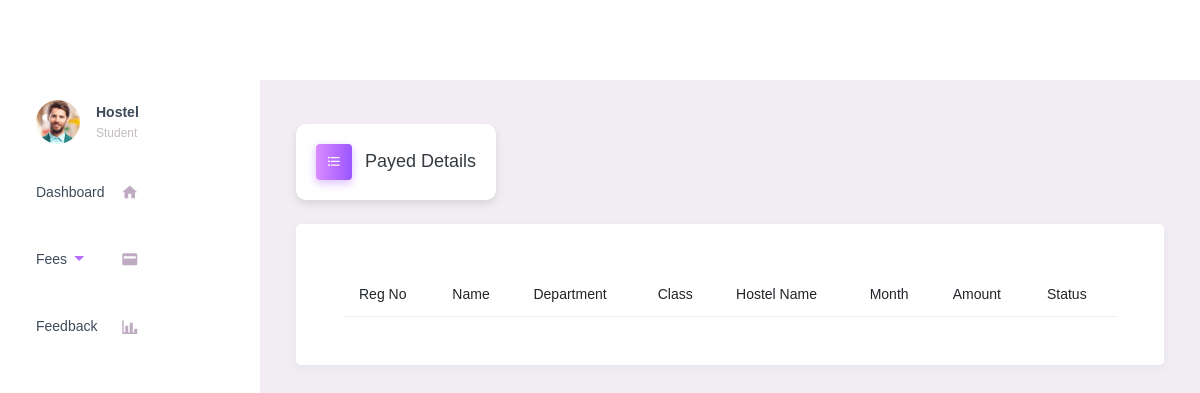
/stud/stud_feespayed.php (signed in), run on an earlier commit of the app's database.
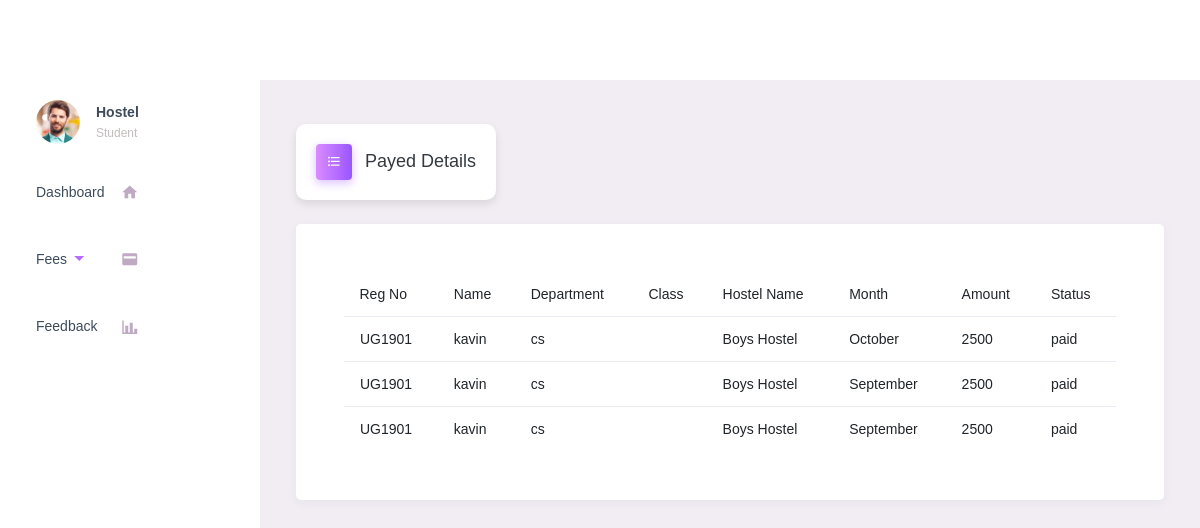
And on a later commit of the database.
### tables this page shows
CREATE TABLE `paid` (
  `id` varchar(20) NOT NULL,
  `reg` varchar(50) NOT NULL,
  `total` varchar(50) NOT NULL,
  `date` varchar(50) NOT NULL,
  `month` varchar(50) NOT NULL
);

CREATE TABLE `stud` (
  `id` int(11) NOT NULL,
  `stud_id` varchar(20) DEFAULT NULL,
  `name` varchar(50) NOT NULL,
  `reg` varchar(50) NOT NULL,
  `gender` varchar(50) NOT NULL,
  `age` varchar(50) NOT NULL,
  `email` varchar(50) NOT NULL,
  `phone` varchar(50) NOT NULL,
  `dept` varchar(50) NOT NULL,
  `hname` varchar(50) NOT NULL,
  `room` varchar(50) NOT NULL
);

### stud/stud_feespayed.php (the view, shortened to what this page needs)
<?php
include("../dbconnect.php");
extract($_POST);
?>
<!DOCTYPE html>
<html lang="en">
<head>
    <link rel="stylesheet" href="../admin/include/materialdesignicons.min.css">
    <link rel="stylesheet" href="../admin/include/vendor.bundle.base.css">
    <link rel="stylesheet" href="https://cdn.jsdelivr.net/npm/@mdi/font/css/materialdesignicons.min.css">
    <link rel="stylesheet" href="../dist/css/style.min.css">
    <link rel="stylesheet" href="./include/style.css">
    <link rel="stylesheet" href="../admin/include/style.css">
</head>
<body class="">
    <div class="container-scroller">
        <div class="container-fluid page-body-wrapper pt-0 proBanner-padding-top">
            <div class="navcantainer d-fixed">
                <?php include './stud_sidebar.php' ?>
            </div>
            <div class="main-panel">
                <div class="content-wrapper">
                    <div class="page-header">
                        <h3 class="page-title">
                            <span class="page-title-icon bg-gradient-primary text-white mr-2">
                                <i class="mdi mdi-format-list-bulleted menu-icon"></i>
                            </span> Payed Details
                        </h3>
                    </div>
                    <div class="grid-margin card p-5 stretch-card">
                    <table class="table table-responsive-xl">
                        <thead>
                            <tr>
                                <th>Reg No</th>
                                <th>Name</th>
                                <th>Department</th>
                                <th>Class</th>
                                <th>Hostel Name</th>
                                <th>Month</th>
                                <th>Amount</th>
                                <th>Status</th>
                            </tr>
                        </thead>
                        <?php
                        $reg=$_SESSION['reg'];
                        $qry = mysqli_query($connect, "select * from paid where reg='$reg'");
                        while ($row = mysqli_fetch_array($qry)) {
                            $qt = mysqli_query($connect, "select * from stud where reg='$reg'");
                            $rw = mysqli_fetch_assoc($qt);
                        ?>
                            <tr class="alert " role="alert">
                                <td>
                                    <div><?php echo $row['reg']; ?></div>
                                </td>
                                <td>
                                    <div><?php echo $rw['name']; ?></div>
                                </td>
                                <td>
                                    <div><?php echo $rw['dept']; ?></div>
                                </td>
                                <td>
                                </td>
                                <td>
                                    <div><?php echo $rw['hname']; ?></div>
                                </td>
                                <td>
                                    <div><?php echo $row['month']; ?></div>
                                </td>
                                <td>
                                    <div><?php echo $row['total']; ?></div>
                                </td>
                                <td>
                                    <div><?php echo "paid" ?></div>
                                </td>
                            </tr>
                        <?php
                        }
                        ?>
                    </table>
                    </div>
                </div>
            </div>
        </div>
</body>
</html>

What changed in the data, as far as the page shows it:
added paid: reg "UG1901", stud.name "kavin", stud.dept "cs", stud.hname "Boys Hostel", month "October", total "2500"
added paid: reg "UG1901", stud.name "kavin", stud.dept "cs", stud.hname "Boys Hostel", month "September", total "2500"
added paid: reg "UG1901", stud.name "kavin", stud.dept "cs", stud.hname "Boys Hostel", month "September", total "2500"
